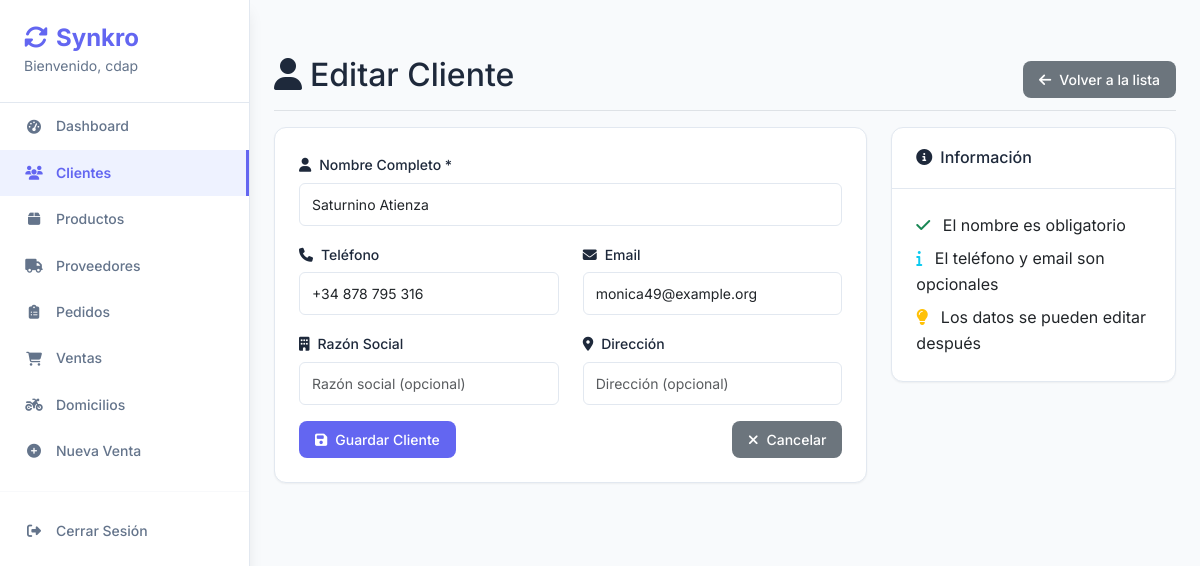
Page /clientes/27/editar/ (signed in) on the earlier database version.
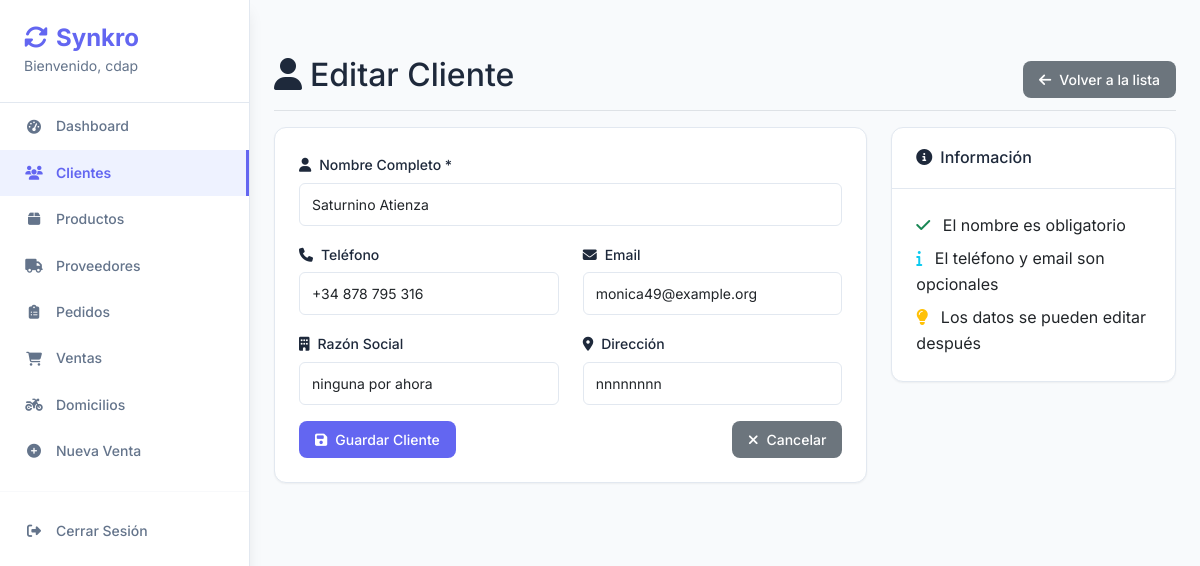
Same page on the later database version.
### core/models.py (models this page shows, shortened)
class Cliente(models.Model):
    nombre = models.CharField(max_length=200)
    telefono = models.CharField(max_length=20, blank=True)
    email = models.EmailField(unique=True, blank=True, null=True)
    razon_social = models.CharField(max_length=200, blank=True)
    direccion = models.CharField(max_length=200, blank=True)

### core/views.py (the view)
# urls.py: path('clientes/<int:pk>/editar/', views.cliente_edit, name='cliente_edit'),
@login_required
def cliente_edit(request, pk):
    cliente = get_object_or_404(Cliente, pk=pk)
    if request.method == 'POST':
        form = ClienteForm(request.POST, instance=cliente)
        if form.is_valid():
            form.save()
            messages.success(request, 'Cliente actualizado exitosamente.')
            return redirect('cliente_list')
    else:
        form = ClienteForm(instance=cliente)
    return render(request, 'clientes/form.html', {
        'form': form,
        'title': 'Editar Cliente',
        'cliente': cliente
    })

### core/forms.py
class ClienteForm(forms.ModelForm):
    class Meta:
        model = Cliente
        fields = ['nombre', 'telefono', 'email', 'razon_social', 'direccion']
        widgets = {
            'nombre': forms.TextInput(attrs={
                'class': 'form-control',
                'placeholder': 'Nombre completo del cliente'
            }),
            'telefono': forms.TextInput(attrs={
                'class': 'form-control',
                'placeholder': 'Teléfono de contacto'
            }),
            'email': forms.EmailInput(attrs={
                'class': 'form-control',
                'placeholder': 'correo@ejemplo.com'
            }),
            'razon_social': forms.TextInput(attrs={
                'class': 'form-control',
                'placeholder': 'Razón social (opcional)'
            }),
            'direccion': forms.TextInput(attrs={
                'class': 'form-control',
                'placeholder': 'Dirección (opcional)'
            }),
        }

### core/templates/clientes/form.html (shortened to what this page needs)
{% extends 'base.html' %}
{% block content %}
<div class="d-flex justify-content-between flex-wrap flex-md-nowrap align-items-center pt-3 pb-2 mb-3 border-bottom">
    <h1 class="h2"><i class="fas fa-user me-2"></i>{{ title }}</h1>
    <div class="btn-toolbar mb-2 mb-md-0">
        <a href="{% url 'cliente_list' %}" class="btn btn-secondary">
            <i class="fas fa-arrow-left me-2"></i>Volver a la lista
        </a>
    </div>
</div>
<div class="row">
    <div class="col-md-8">
        <div class="card">
            <div class="card-body">
                <form method="post">
                    <div class="mb-3">
                        <label for="{{ form.nombre.id_for_label }}" class="form-label">
                            <i class="fas fa-user me-2"></i>Nombre Completo *
                        </label>
                        {{ form.nombre }}
                    </div>
                    <div class="row">
                        <div class="col-md-6">
                            <div class="mb-3">
                                <label for="{{ form.telefono.id_for_label }}" class="form-label">
                                    <i class="fas fa-phone me-2"></i>Teléfono
                                </label>
                                {{ form.telefono }}
                            </div>
                        </div>
                        <div class="col-md-6">
                            <div class="mb-3">
                                <label for="{{ form.email.id_for_label }}" class="form-label">
                                    <i class="fas fa-envelope me-2"></i>Email
                                </label>
                                {{ form.email }}
                            </div>
                        </div>
                    </div>
                    <div class="row">
                        <div class="col-md-6">
                          <div class="mb-3">
                            <label for="{{ form.razon_social.id_for_label }}" class="form-label">
                              <i class="fas fa-building me-2"></i>Razón Social
                            </label>
                            {{ form.razon_social }}
                          </div>
                        </div>
                        <div class="col-md-6">
                          <div class="mb-3">
                            <label for="{{ form.direccion.id_for_label }}" class="form-label">
                              <i class="fas fa-map-marker-alt me-2"></i>Dirección
                            </label>
                            {{ form.direccion }}
                          </div>
                        </div>
                      </div>
                    <div class="d-flex justify-content-between">
                        <button type="submit" class="btn btn-primary">
                            <i class="fas fa-save me-2"></i>Guardar Cliente
                        </button>
                        <a href="{% url 'cliente_list' %}" class="btn btn-secondary">
                            <i class="fas fa-times me-2"></i>Cancelar
                        </a>
                    </div>
                </form>
            </div>
        </div>
    </div>
    <div class="col-md-4">
        <div class="card">
            <div class="card-header">
                <h6 class="mb-0"><i class="fas fa-info-circle me-2"></i>Información</h6>
            </div>
            <div class="card-body">
                <ul class="list-unstyled mb-0">
                    <li class="mb-2">
                        <i class="fas fa-check text-success me-2"></i>
                        El nombre es obligatorio
                    </li>
                    <li class="mb-2">
                        <i class="fas fa-info text-info me-2"></i>
                        El teléfono y email son opcionales
                    </li>
                    <li class="mb-0">
                        <i class="fas fa-lightbulb text-warning me-2"></i>
                        Los datos se pueden editar después
                    </li>
                </ul>
            </div>
        </div>
    </div>
</div>
{% endblock %}

Differences in the rows shown:
changed Cliente "Saturnino Atienza": razon_social (not shown) → "ninguna por ahora"; direccion (not shown) → "nnnnnnnn"
